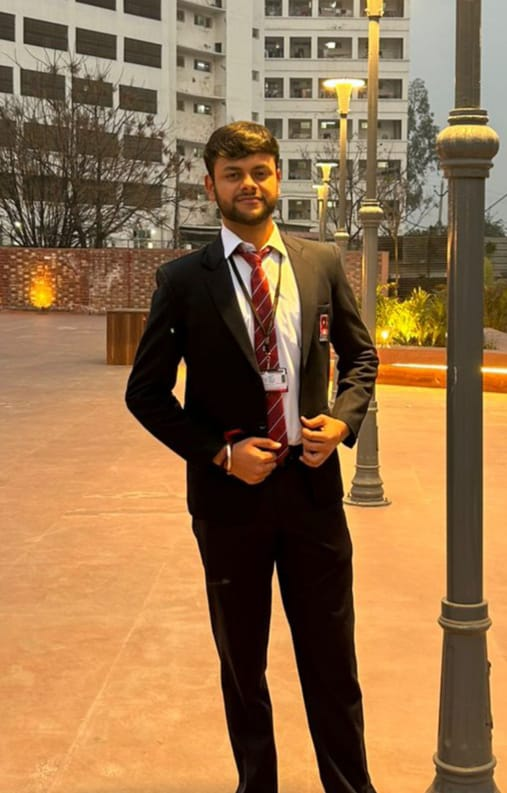
#> input picture yash.jpg, 507 x 793 px
$ python prepare_assets.py
#> lines starting #> are read from the running program, lines starting #| are printed output that depends on the picture
"""Create restrained portrait crops from the original; never overwrite it."""
from pathlib import Path
from PIL import Image, ImageEnhance, ImageFilter, ImageOps, ImageDraw, ImageFont

ROOT = Path(__file__).resolve().parents[1]
OUT = ROOT / 'public'
OUT.mkdir(exist_ok=True)
original = ImageOps.exif_transpose(Image.open(ROOT / 'yash.jpg')).convert('RGB')
#> original is the input picture: PIL image 507x793 RGB; mean R, G, B 147.3, 112.3, 74.8
# Retain the campus setting; focus on the face and upper body.
portrait = original.crop((61, 89, 440, 650))
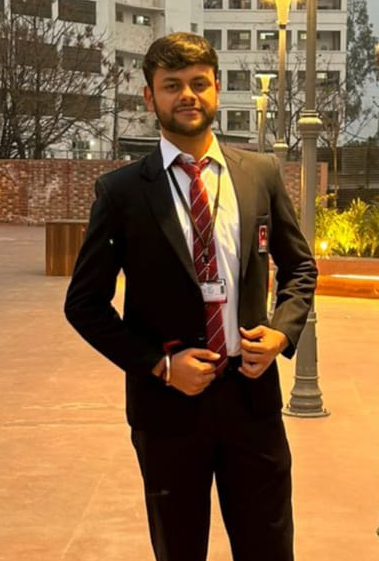
#> portrait: PIL image 379x561 RGB; mean R, G, B 133.1, 99.2, 63.8
portrait = ImageEnhance.Color(portrait).enhance(0.88)
portrait = ImageEnhance.Contrast(portrait).enhance(1.06)
portrait = ImageEnhance.Brightness(portrait).enhance(1.035)
portrait = portrait.resize((448, 660), Image.Resampling.LANCZOS)
#> portrait: PIL image 448x660 RGB
portrait = portrait.filter(ImageFilter.UnsharpMask(radius=1.1, percent=65, threshold=3))
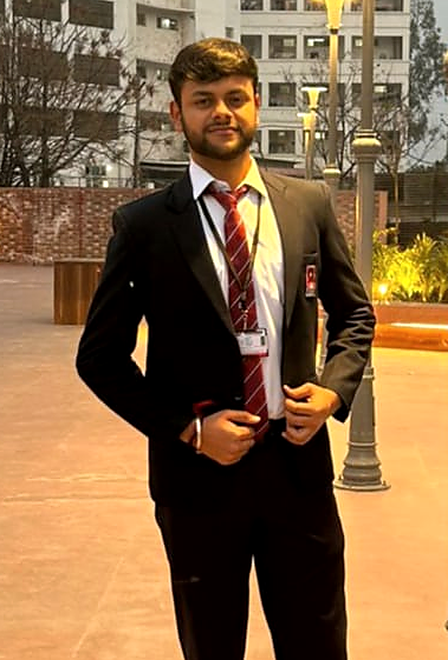
#> portrait: PIL image 448x660 RGB; mean R, G, B 133.6, 102.7, 68.8
portrait.save(OUT / 'yash-portrait.webp', quality=88, method=6)

card = Image.new('RGB', (1200, 630), '#2354f4')
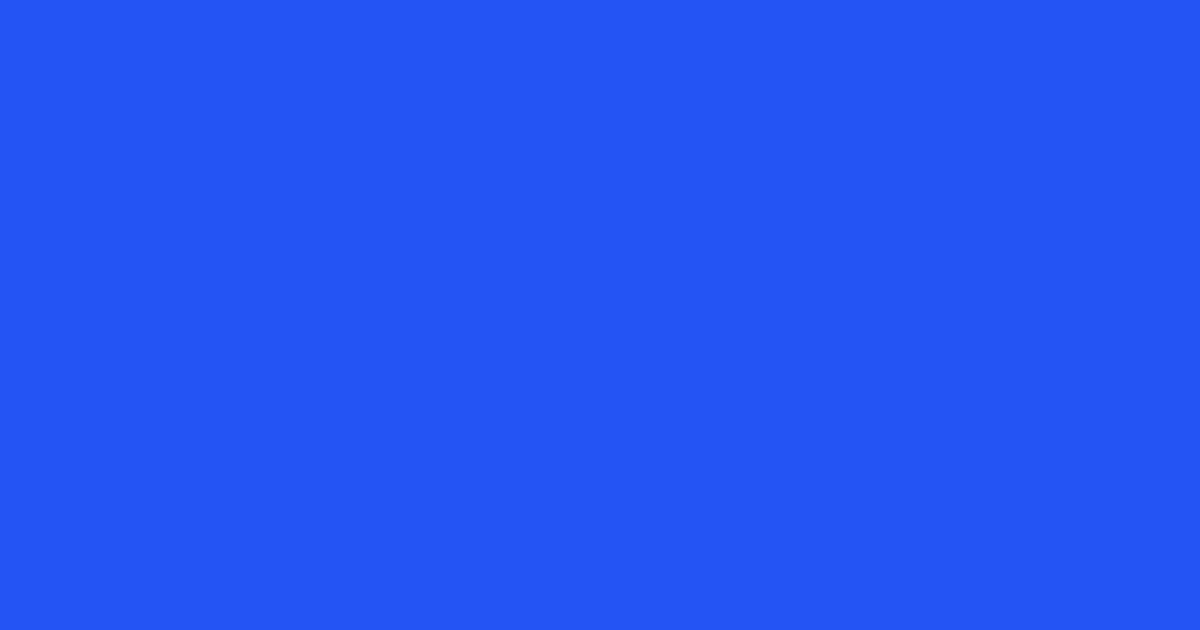
#> card: PIL image 1200x630 RGB; mean R, G, B 35, 84, 244
draw = ImageDraw.Draw(card)
font_path = next((path for path in [
    Path('C:/Windows/Fonts/arialbd.ttf'),
    Path('/usr/share/fonts/truetype/dejavu/DejaVuSans-Bold.ttf'),
    Path('/System/Library/Fonts/Supplemental/Arial Bold.ttf'),
] if path.exists()), None)
if font_path is None:
    raise SystemExit('Install Arial Bold or DejaVu Sans Bold to generate the sharing image.')
title = ImageFont.truetype(str(font_path), 86)
body = ImageFont.truetype(str(font_path), 23)
draw.text((66, 125), 'YASH GOEL', fill='white', font=title)
draw.text((66, 245), 'CODE WITH', fill='white', font=title)
draw.text((66, 345), 'PURPOSE.', fill='#e6fb68', font=title)
draw.text((71, 495), 'FULL-STACK DEVELOPER / SELECTED WORK', fill='white', font=body)
card.paste(ImageOps.fit(portrait, (330, 490)), (820, 70))
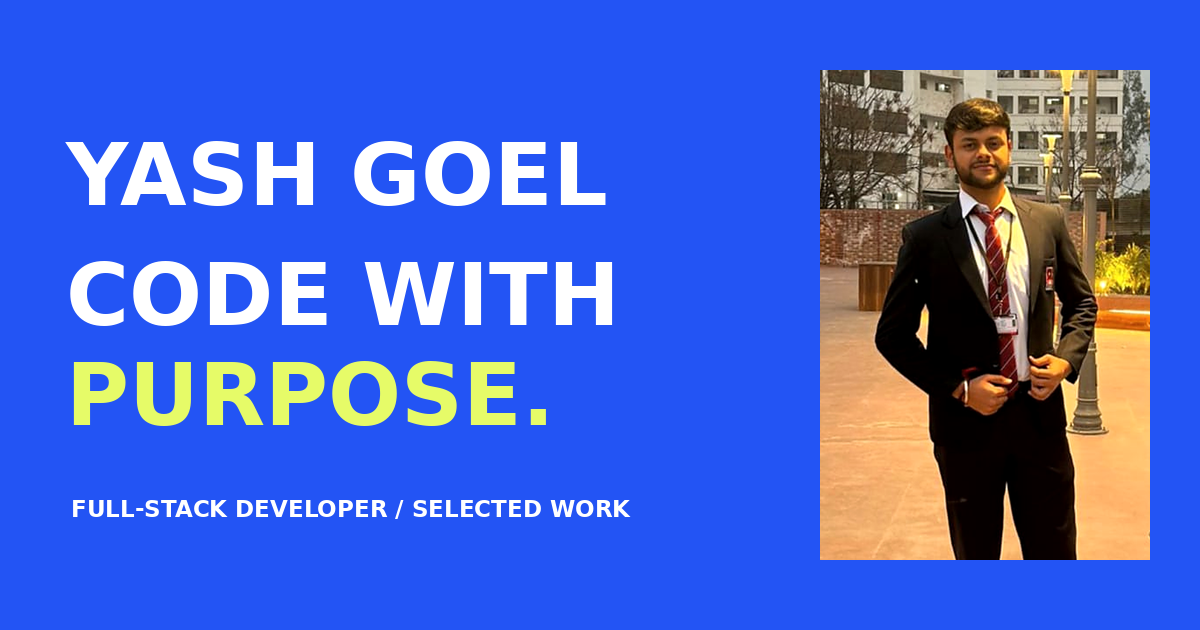
#> card: PIL image 1200x630 RGB; mean R, G, B 70.6, 99.6, 204.2
card.save(OUT / 'social-card.jpg', quality=88, optimize=True)
print(f'Portrait: {(OUT / "yash-portrait.webp").stat().st_size:,} bytes')
